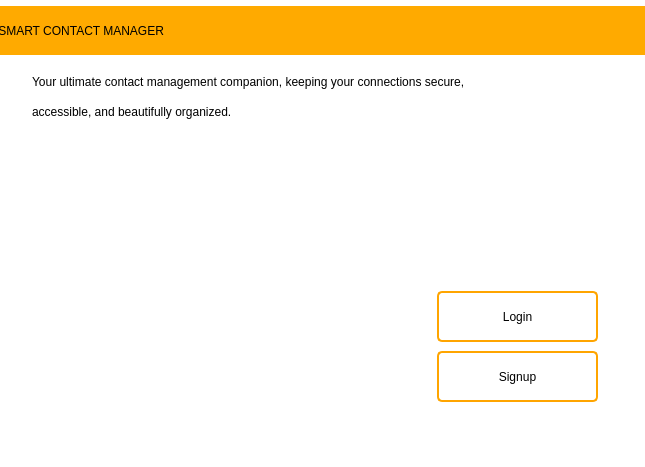
<?xml version="1.0" encoding="UTF-8"?>
<ui version="4.0">
 <class>MainWindow</class>
 <widget class="QMainWindow" name="MainWindow">
  <property name="geometry">
   <rect>
    <x>0</x>
    <y>0</y>
    <width>645</width>
    <height>467</height>
   </rect>
  </property>
  <property name="windowTitle">
   <string>MainWindow</string>
  </property>
  <property name="styleSheet">
   <string notr="true">background-color: rgb(255, 255, 255);</string>
  </property>
  <widget class="QWidget" name="centralwidget">
   <property name="maximumSize">
    <size>
     <width>16777215</width>
     <height>432</height>
    </size>
   </property>
   <widget class="QTabWidget" name="tabWidget">
    <property name="geometry">
     <rect>
      <x>-10</x>
      <y>-30</y>
      <width>661</width>
      <height>481</height>
     </rect>
    </property>
    <widget class="QWidget" name="tab">
     <attribute name="title">
      <string>Tab 1</string>
     </attribute>
     <widget class="QLabel" name="label">
      <property name="geometry">
       <rect>
        <x>-10</x>
        <y>120</y>
        <width>451</width>
        <height>321</height>
       </rect>
      </property>
      <property name="styleSheet">
       <string notr="true">image: url(:/asserts/img.JPG);</string>
      </property>
      <property name="text">
       <string/>
      </property>
     </widget>
     <widget class="QLabel" name="label_2">
      <property name="enabled">
       <bool>true</bool>
      </property>
      <property name="geometry">
       <rect>
        <x>-7</x>
        <y>10</y>
        <width>701</width>
        <height>49</height>
       </rect>
      </property>
      <property name="styleSheet">
       <string notr="true">background-color: rgb(255, 170, 0);
font: 700 28pt &quot;Segoe UI&quot;;
color: rgb(0, 0, 0);</string>
      </property>
      <property name="text">
       <string>    SMART CONTACT MANAGER</string>
      </property>
     </widget>
     <widget class="QPushButton" name="toLoginBtn">
      <property name="geometry">
       <rect>
        <x>440</x>
        <y>290</y>
        <width>171</width>
        <height>61</height>
       </rect>
      </property>
      <property name="cursor">
       <cursorShape>PointingHandCursor</cursorShape>
      </property>
      <property name="styleSheet">
       <string notr="true">QPushButton {
    color: black;
   
	font: 600 14pt &quot;Segoe UI&quot;;
    border: 2px solid orange;
    border-radius: 5px;
    padding: 5px 20px;
    margin: 5px;
}

QPushButton:hover {
    background-color: #FFA500;
    color: white;
}

QPushButton:pressed {
    background-color: #E59400;
    color: #FFD700;
}
</string>
      </property>
      <property name="text">
       <string>Login</string>
      </property>
     </widget>
     <widget class="QPushButton" name="toSignupBtn">
      <property name="geometry">
       <rect>
        <x>440</x>
        <y>350</y>
        <width>171</width>
        <height>61</height>
       </rect>
      </property>
      <property name="cursor">
       <cursorShape>PointingHandCursor</cursorShape>
      </property>
      <property name="styleSheet">
       <string notr="true">QPushButton {
    color: black;
    font: 600 14pt &quot;Segoe UI&quot;;
    border: 2px solid orange;
    border-radius: 5px;
    padding: 5px 20px;
    margin: 5px;
}

QPushButton:hover {
    background-color: #FFA500;
    color: white;
}

QPushButton:pressed {
    background-color: #E59400;
    color: #FFD700;
}
</string>
      </property>
      <property name="text">
       <string>Signup</string>
      </property>
     </widget>
     <widget class="QLabel" name="label_3">
      <property name="geometry">
       <rect>
        <x>40</x>
        <y>70</y>
        <width>581</width>
        <height>31</height>
       </rect>
      </property>
      <property name="styleSheet">
       <string notr="true">font: 600 italic 11pt &quot;Segoe UI&quot;;</string>
      </property>
      <property name="text">
       <string>Your ultimate contact management companion, keeping your connections secure, </string>
      </property>
     </widget>
     <widget class="QLabel" name="label_4">
      <property name="geometry">
       <rect>
        <x>40</x>
        <y>100</y>
        <width>551</width>
        <height>31</height>
       </rect>
      </property>
      <property name="styleSheet">
       <string notr="true">font: 600 italic 11pt &quot;Segoe UI&quot;;</string>
      </property>
      <property name="text">
       <string>accessible, and beautifully organized.</string>
      </property>
     </widget>
    </widget>
    <widget class="QWidget" name="tab_2">
     <attribute name="title">
      <string>Tab 2</string>
     </attribute>
     <widget class="QLabel" name="label_5">
      <property name="geometry">
       <rect>
        <x>180</x>
        <y>30</y>
        <width>369</width>
        <height>41</height>
       </rect>
      </property>
      <property name="styleSheet">
       <string notr="true">color: rgb(0, 0, 0);
font: 700 20pt &quot;Segoe UI&quot;;</string>
      </property>
      <property name="text">
       <string>Sign in to your account</string>
      </property>
     </widget>
     <widget class="QLabel" name="label_6">
      <property name="geometry">
       <rect>
        <x>200</x>
        <y>80</y>
        <width>181</width>
        <height>21</height>
       </rect>
      </property>
      <property name="styleSheet">
       <string notr="true">font: 12pt &quot;Segoe UI&quot;;
color: rgb(52, 52, 52);</string>
      </property>
      <property name="text">
       <string>Don't have any account?</string>
      </property>
     </widget>
     <widget class="QLineEdit" name="loginEmailInput">
      <property name="geometry">
       <rect>
        <x>190</x>
        <y>180</y>
        <width>281</width>
        <height>41</height>
       </rect>
      </property>
      <property name="styleSheet">
       <string notr="true">QLineEdit {
    background-color: #f5f5f5;
    color: #333333;
    border: 2px solid #dcdcdc;
    border-radius: 5px;
    padding: 10px 15px;
    font-size: 14px;
    font-family: Arial, sans-serif;
}

QLineEdit:focus {
    border: 2px solid #ff7f00;
    background-color: #ffffff;
    color: #000000;
}

QLineEdit:hover {
    border: 2px solid #ffa500;
}

QLineEdit:disabled {
    background-color: #e0e0e0;
    border: 2px solid #cccccc;
    color: #a0a0a0;
}
</string>
      </property>
     </widget>
     <widget class="QLineEdit" name="loginPasswordInput">
      <property name="geometry">
       <rect>
        <x>190</x>
        <y>260</y>
        <width>281</width>
        <height>41</height>
       </rect>
      </property>
      <property name="styleSheet">
       <string notr="true">QLineEdit {
    background-color: #f5f5f5;
    color: #333333;
    border: 2px solid #dcdcdc;
    border-radius: 5px;
    padding: 10px 15px;
    font-size: 14px;
    font-family: Arial, sans-serif;
}

QLineEdit:focus {
    border: 2px solid #ff7f00;
    background-color: #ffffff;
    color: #000000;
}

QLineEdit:hover {
    border: 2px solid #ffa500;
}

QLineEdit:disabled {
    background-color: #e0e0e0;
    border: 2px solid #cccccc;
    color: #a0a0a0;
}
</string>
      </property>
      <property name="echoMode">
       <enum>QLineEdit::EchoMode::Password</enum>
      </property>
     </widget>
     <widget class="QLabel" name="label_8">
      <property name="geometry">
       <rect>
        <x>190</x>
        <y>150</y>
        <width>81</width>
        <height>21</height>
       </rect>
      </property>
      <property name="styleSheet">
       <string notr="true">font: 12pt &quot;Segoe UI&quot;;</string>
      </property>
      <property name="text">
       <string>Email</string>
      </property>
     </widget>
     <widget class="QLabel" name="label_9">
      <property name="geometry">
       <rect>
        <x>190</x>
        <y>230</y>
        <width>81</width>
        <height>21</height>
       </rect>
      </property>
      <property name="styleSheet">
       <string notr="true">font: 12pt &quot;Segoe UI&quot;;</string>
      </property>
      <property name="text">
       <string>Password</string>
      </property>
     </widget>
     <widget class="QPushButton" name="loginBtn">
      <property name="geometry">
       <rect>
        <x>190</x>
        <y>340</y>
        <width>281</width>
        <height>41</height>
       </rect>
      </property>
      <property name="cursor">
       <cursorShape>PointingHandCursor</cursorShape>
      </property>
      <property name="styleSheet">
       <string notr="true">QPushButton {
    color: white;
    
	font: 700 12pt &quot;Segoe UI&quot;;
    border: 2px solid orange;
    border-radius: 5px;
    padding: 1px 20px;
    background-color: #FFA500;
}

QPushButton:hover {
    background-color: none;
    color: black;
}

QPushButton:pressed {
    background-color: #E59400;
    color: #FFD700;
}
</string>
      </property>
      <property name="text">
       <string>Login</string>
      </property>
     </widget>
     <widget class="QPushButton" name="toSignupBtnInLoginPage">
      <property name="geometry">
       <rect>
        <x>370</x>
        <y>80</y>
        <width>80</width>
        <height>21</height>
       </rect>
      </property>
      <property name="cursor">
       <cursorShape>PointingHandCursor</cursorShape>
      </property>
      <property name="styleSheet">
       <string notr="true">font: 600 12pt &quot;Segoe UI&quot;;
text-decoration: underline;
border:none;</string>
      </property>
      <property name="text">
       <string>Sign UP</string>
      </property>
     </widget>
     <widget class="QLabel" name="loginErrorLabel">
      <property name="geometry">
       <rect>
        <x>40</x>
        <y>110</y>
        <width>571</width>
        <height>31</height>
       </rect>
      </property>
      <property name="styleSheet">
       <string notr="true">font: 11pt &quot;Segoe UI&quot;;
color:red;</string>
      </property>
      <property name="text">
       <string/>
      </property>
     </widget>
     <widget class="QPushButton" name="loginShowHidePasswordBtn">
      <property name="geometry">
       <rect>
        <x>350</x>
        <y>310</y>
        <width>131</width>
        <height>20</height>
       </rect>
      </property>
      <property name="cursor">
       <cursorShape>PointingHandCursor</cursorShape>
      </property>
      <property name="styleSheet">
       <string notr="true">font: 400 10pt &quot;Segoe UI&quot;;
border:none;</string>
      </property>
      <property name="text">
       <string>Show Password</string>
      </property>
     </widget>
    </widget>
    <widget class="QWidget" name="tab_3">
     <property name="autoFillBackground">
      <bool>false</bool>
     </property>
     <property name="inputMethodHints">
      <set>Qt::InputMethodHint::ImhNone</set>
     </property>
     <attribute name="title">
      <string>Page</string>
     </attribute>
     <widget class="QLabel" name="label_17">
      <property name="geometry">
       <rect>
        <x>160</x>
        <y>50</y>
        <width>369</width>
        <height>41</height>
       </rect>
      </property>
      <property name="styleSheet">
       <string notr="true">color: rgb(0, 0, 0);
font: 700 20pt &quot;Segoe UI&quot;;</string>
      </property>
      <property name="text">
       <string>Sign up to create account</string>
      </property>
     </widget>
     <widget class="QLabel" name="label_20">
      <property name="geometry">
       <rect>
        <x>110</x>
        <y>230</y>
        <width>81</width>
        <height>21</height>
       </rect>
      </property>
      <property name="styleSheet">
       <string notr="true">font: 12pt &quot;Segoe UI&quot;;</string>
      </property>
      <property name="text">
       <string>Email</string>
      </property>
     </widget>
     <widget class="QPushButton" name="tologinBtnInSignupPage">
      <property name="geometry">
       <rect>
        <x>360</x>
        <y>100</y>
        <width>80</width>
        <height>21</height>
       </rect>
      </property>
      <property name="cursor">
       <cursorShape>PointingHandCursor</cursorShape>
      </property>
      <property name="styleSheet">
       <string notr="true">font: 600 12pt &quot;Segoe UI&quot;;
text-decoration: underline;
border:none;</string>
      </property>
      <property name="text">
       <string>Sign In</string>
      </property>
     </widget>
     <widget class="QPushButton" name="signupBtn">
      <property name="geometry">
       <rect>
        <x>210</x>
        <y>360</y>
        <width>281</width>
        <height>41</height>
       </rect>
      </property>
      <property name="cursor">
       <cursorShape>PointingHandCursor</cursorShape>
      </property>
      <property name="styleSheet">
       <string notr="true">QPushButton {
    color: white;
    
	font: 700 12pt &quot;Segoe UI&quot;;
    border: 2px solid orange;
    border-radius: 5px;
    padding: 1px 20px;
    background-color: #FFA500;
}

QPushButton:hover {
    background-color: none;
    color: black;
}

QPushButton:pressed {
    background-color: #E59400;
    color: #FFD700;
}
</string>
      </property>
      <property name="text">
       <string>Create Account</string>
      </property>
     </widget>
     <widget class="QLabel" name="label_19">
      <property name="geometry">
       <rect>
        <x>190</x>
        <y>100</y>
        <width>181</width>
        <height>21</height>
       </rect>
      </property>
      <property name="styleSheet">
       <string notr="true">font: 12pt &quot;Segoe UI&quot;;
color: rgb(52, 52, 52);</string>
      </property>
      <property name="text">
       <string>Already have an account?</string>
      </property>
     </widget>
     <widget class="QLabel" name="label_18">
      <property name="geometry">
       <rect>
        <x>110</x>
        <y>280</y>
        <width>81</width>
        <height>21</height>
       </rect>
      </property>
      <property name="styleSheet">
       <string notr="true">font: 12pt &quot;Segoe UI&quot;;</string>
      </property>
      <property name="text">
       <string>Password</string>
      </property>
     </widget>
     <widget class="QLineEdit" name="signupPasswordInput">
      <property name="geometry">
       <rect>
        <x>210</x>
        <y>270</y>
        <width>281</width>
        <height>41</height>
       </rect>
      </property>
      <property name="styleSheet">
       <string notr="true">QLineEdit {
    background-color: #f5f5f5;
    color: #333333;
    border: 2px solid #dcdcdc;
    border-radius: 5px;
    padding: 10px 15px;
    font-size: 14px;
    font-family: Arial, sans-serif;
}

QLineEdit:focus {
    border: 2px solid #ff7f00;
    background-color: #ffffff;
    color: #000000;
}

QLineEdit:hover {
    border: 2px solid #ffa500;
}

QLineEdit:disabled {
    background-color: #e0e0e0;
    border: 2px solid #cccccc;
    color: #a0a0a0;
}
</string>
      </property>
      <property name="inputMethodHints">
       <set>Qt::InputMethodHint::ImhHiddenText|Qt::InputMethodHint::ImhNoAutoUppercase|Qt::InputMethodHint::ImhNoPredictiveText|Qt::InputMethodHint::ImhSensitiveData</set>
      </property>
      <property name="echoMode">
       <enum>QLineEdit::EchoMode::Password</enum>
      </property>
     </widget>
     <widget class="QLineEdit" name="signupEmailInput">
      <property name="geometry">
       <rect>
        <x>210</x>
        <y>220</y>
        <width>281</width>
        <height>41</height>
       </rect>
      </property>
      <property name="styleSheet">
       <string notr="true">QLineEdit {
    background-color: #f5f5f5;
    color: #333333;
    border: 2px solid #dcdcdc;
    border-radius: 5px;
    padding: 10px 15px;
    font-size: 14px;
    font-family: Arial, sans-serif;
}

QLineEdit:focus {
    border: 2px solid #ff7f00;
    background-color: #ffffff;
    color: #000000;
}

QLineEdit:hover {
    border: 2px solid #ffa500;
}

QLineEdit:disabled {
    background-color: #e0e0e0;
    border: 2px solid #cccccc;
    color: #a0a0a0;
}
</string>
      </property>
      <property name="inputMethodHints">
       <set>Qt::InputMethodHint::ImhEmailCharactersOnly</set>
      </property>
     </widget>
     <widget class="QLineEdit" name="signupNameInput">
      <property name="geometry">
       <rect>
        <x>210</x>
        <y>170</y>
        <width>281</width>
        <height>41</height>
       </rect>
      </property>
      <property name="styleSheet">
       <string notr="true">QLineEdit {
    background-color: #f5f5f5;
    color: #333333;
    border: 2px solid #dcdcdc;
    border-radius: 5px;
    padding: 10px 15px;
    font-size: 14px;
    font-family: Arial, sans-serif;
}

QLineEdit:focus {
    border: 2px solid #ff7f00;
    background-color: #ffffff;
    color: #000000;
}

QLineEdit:hover {
    border: 2px solid #ffa500;
}

QLineEdit:disabled {
    background-color: #e0e0e0;
    border: 2px solid #cccccc;
    color: #a0a0a0;
}
</string>
      </property>
     </widget>
     <widget class="QLabel" name="label_21">
      <property name="geometry">
       <rect>
        <x>110</x>
        <y>180</y>
        <width>81</width>
        <height>21</height>
       </rect>
      </property>
      <property name="styleSheet">
       <string notr="true">font: 12pt &quot;Segoe UI&quot;;</string>
      </property>
      <property name="text">
       <string>Name</string>
      </property>
     </widget>
     <widget class="QLabel" name="signupErrorLabel">
      <property name="geometry">
       <rect>
        <x>40</x>
        <y>130</y>
        <width>571</width>
        <height>31</height>
       </rect>
      </property>
      <property name="styleSheet">
       <string notr="true">font: 11pt &quot;Segoe UI&quot;;
color:red;</string>
      </property>
      <property name="text">
       <string/>
      </property>
     </widget>
     <widget class="QPushButton" name="signupShowHidePasswordBtn">
      <property name="geometry">
       <rect>
        <x>380</x>
        <y>320</y>
        <width>131</width>
        <height>20</height>
       </rect>
      </property>
      <property name="cursor">
       <cursorShape>PointingHandCursor</cursorShape>
      </property>
      <property name="styleSheet">
       <string notr="true">font: 400 10pt &quot;Segoe UI&quot;;
border:none;</string>
      </property>
      <property name="text">
       <string>Show Password</string>
      </property>
     </widget>
    </widget>
   </widget>
  </widget>
  <widget class="QMenuBar" name="menubar">
   <property name="geometry">
    <rect>
     <x>0</x>
     <y>0</y>
     <width>645</width>
     <height>21</height>
    </rect>
   </property>
  </widget>
 </widget>
 <resources/>
 <connections/>
</ui>
